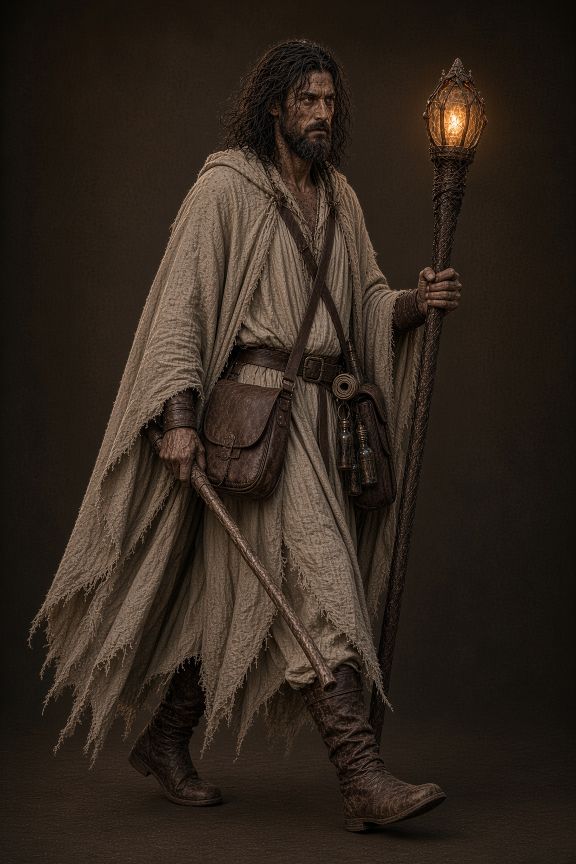
#> input picture Attachments/Salazar/Ref/grok-image-201a2bb4-f884-449d-9a26-c6ee78d4a6f4.jpg, 1152 x 1728 px (shown at 1/2 size)
$ python triposr_prep.py ../../../Attachments/Salazar/Ref/grok-image-201a2bb4-f884-449d-9a26-c6ee78d4a6f4.jpg ../../../Attachments/Salazar/Ref/grok-image-2f51daa0-8088-40b6-a1e1-0d0e1061ef8c.jpg
#> lines starting #> are read from the running program, lines starting #| are printed output that depends on the picture
"""Alpha PNG -> TripoSR input (content/models/README.md, Image to 3D): square, foreground at 85 % of the side, grey 0.5 background."""
import sys
import numpy as np
from PIL import Image

src, dst = sys.argv[1], sys.argv[2]
im = Image.open(src).convert("RGBA")
a = np.asarray(im)[:, :, 3]
#> a: shape (1728, 1152); every value is 255
ys, xs = np.nonzero(a > 8)
im = im.crop((xs.min(), ys.min(), xs.max() + 1, ys.max() + 1))
side = int(max(im.size) / 0.85)
#> side = 2032
sq = Image.new("RGBA", (side, side), (0, 0, 0, 0))
#> sq: PIL image 2032x2032 RGBA; every value is 0
sq.paste(im, ((side - im.size[0]) // 2, (side - im.size[1]) // 2))
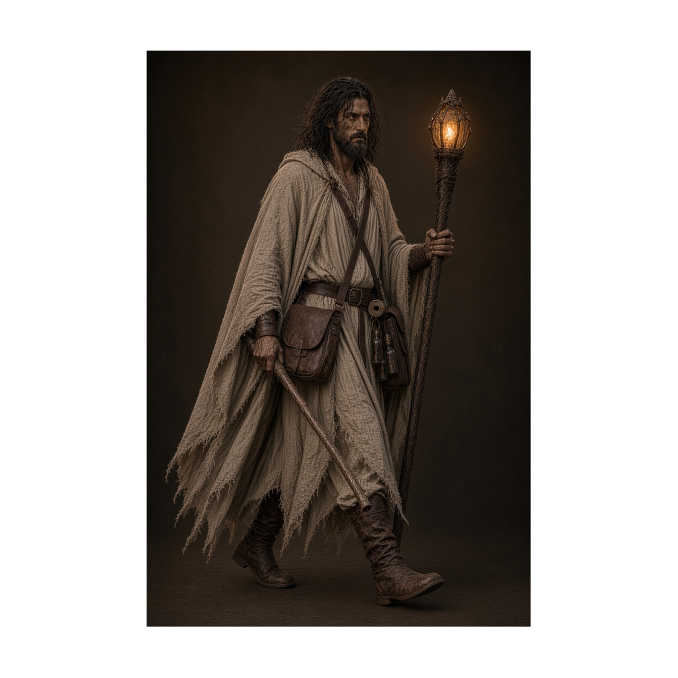
#> sq: PIL image 2032x2032 RGBA (shown at 1/3 size); mean R, G, B, A 23.4, 18.2, 13.9, 122.9; transparent parts drawn white
f = np.asarray(sq).astype(np.float32) / 255
rgb = f[:, :, :3] * f[:, :, 3:4] + (1 - f[:, :, 3:4]) * 0.5
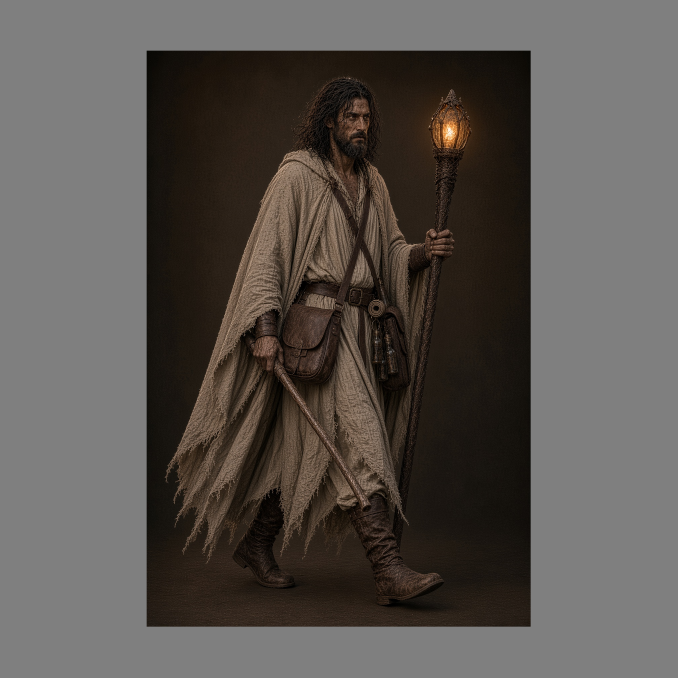
#> rgb: shape (2032, 2032, 3) float32 (shown at 1/3 size); mean R, G, B 0.351, 0.331, 0.315
Image.fromarray((rgb * 255).astype(np.uint8)).resize((512, 512), Image.LANCZOS).save(dst)
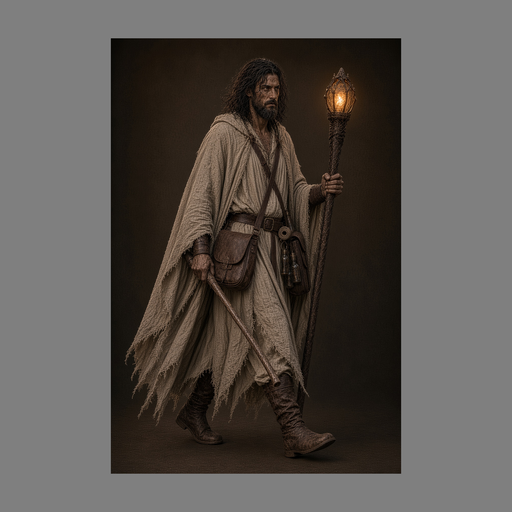
#> saved as grok-image-2f51daa0-8088-40b6-a1e1-0d0e1061ef8c.jpg: PIL image 512x512 RGB; mean R, G, B 89.1, 84, 79.6
print(src, "->", dst, sq.size)
#| ../../../Attachments/Salazar/Ref/grok-image-201a2bb4-f884-449d-9a26-c6ee78d4a6f4.jpg -> ../../../Attachments/Salazar/Ref/grok-image-2f51daa0-8088-40b6-a1e1-0d0e1061ef8c.jpg (2032, 2032)
